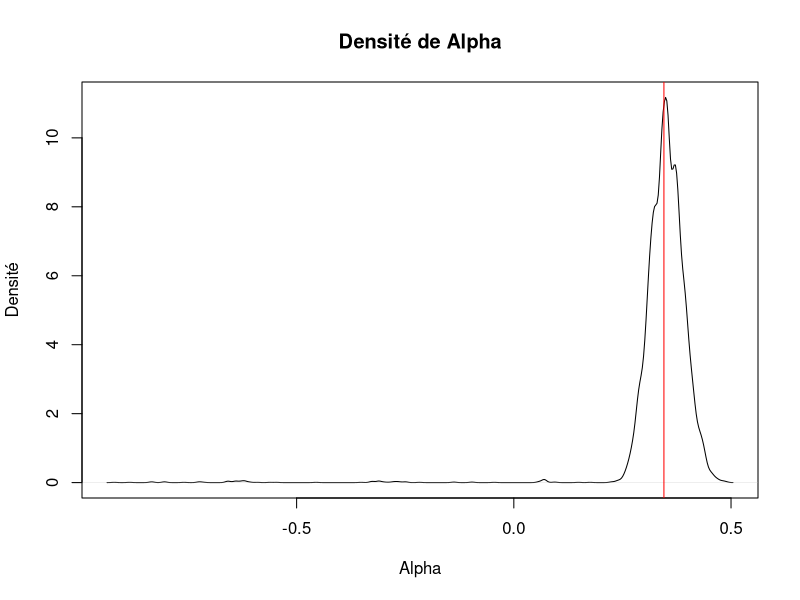
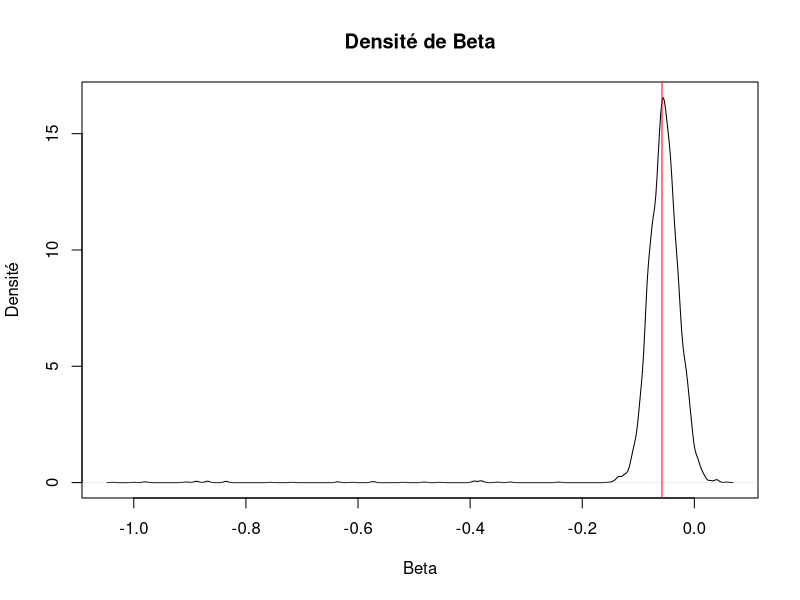
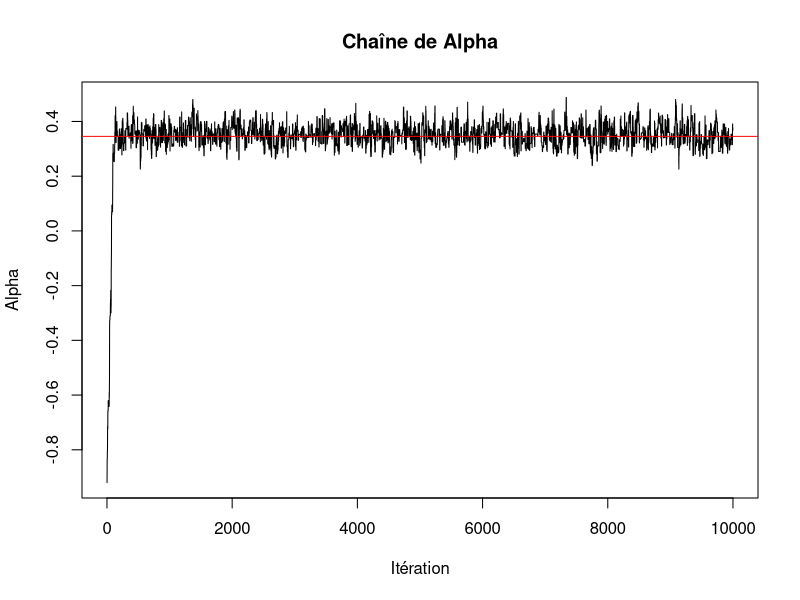
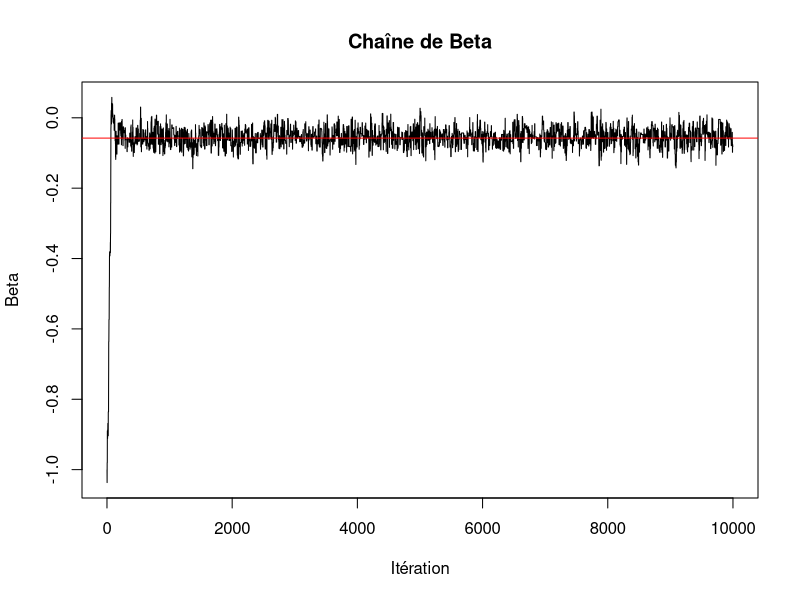
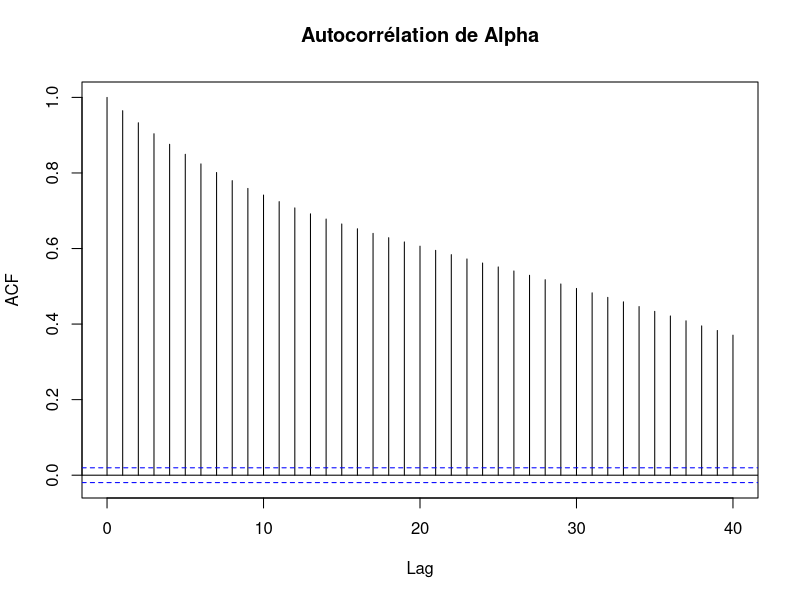
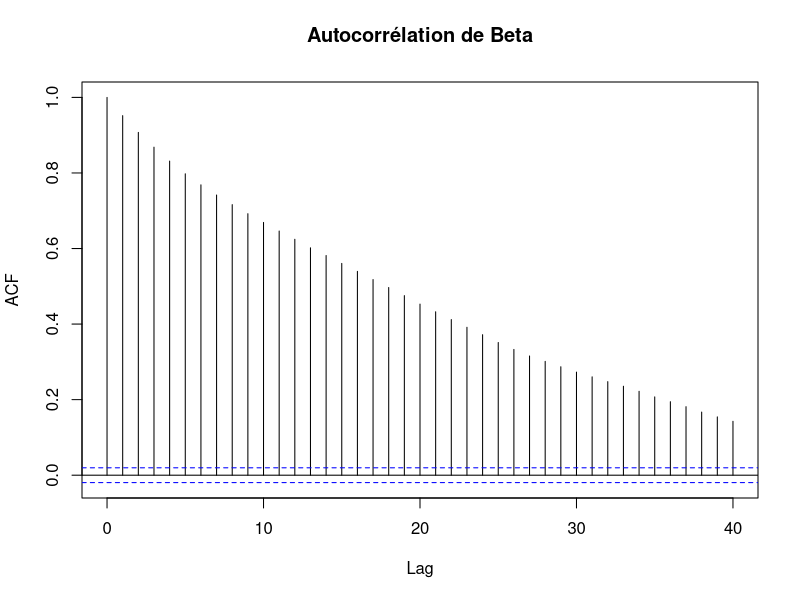

These charts were generated, in order, by the following R code: (Note: a time limit stopped this script after it produced the figures.)
# Chargement des données
Ndogs <- 30
Ntrials <- 25
Y <-
  structure(c(0, 0, 0, 0, 0, 0, 0, 0, 0, 0, 0, 0, 0, 0, 0, 0, 0, 
              0, 0, 0, 0, 0, 0, 0, 0, 0, 0, 0, 0, 0, 0, 0, 0, 1, 0, 0, 0, 0, 
              0, 0, 0, 0, 0, 0, 0, 0, 1, 0, 1, 0, 0, 0, 0, 0, 0, 0, 0, 0, 0, 
              0, 1, 0, 0, 1, 0, 0, 0, 0, 0, 0, 0, 0, 0, 0, 0, 0, 0, 0, 0, 0, 
              0, 1, 0, 0, 0, 1, 0, 0, 0, 0, 0, 0, 0, 0, 0, 0, 0, 0, 0, 0, 0, 
              0, 1, 0, 1, 0, 1, 0, 0, 0, 1, 0, 0, 0, 0, 0, 0, 1, 0, 0, 1, 0, 
              0, 0, 0, 0, 0, 0, 0, 1, 0, 0, 1, 1, 0, 0, 0, 1, 0, 1, 1, 1, 0, 
              0, 0, 1, 1, 0, 1, 1, 0, 0, 1, 1, 0, 0, 1, 0, 1, 0, 0, 1, 0, 0, 
              1, 0, 0, 0, 0, 1, 1, 0, 0, 0, 0, 1, 0, 1, 1, 1, 1, 0, 1, 1, 0, 
              1, 0, 0, 0, 0, 0, 1, 1, 1, 1, 0, 0, 1, 1, 0, 1, 1, 0, 0, 1, 1, 
              1, 0, 0, 1, 1, 1, 0, 1, 0, 1, 0, 1, 1, 1, 0, 1, 0, 1, 0, 1, 1, 
              0, 0, 1, 1, 1, 1, 0, 1, 0, 1, 1, 0, 1, 1, 0, 1, 1, 1, 1, 0, 1, 
              0, 1, 0, 1, 0, 0, 1, 1, 0, 1, 0, 0, 0, 1, 1, 1, 0, 1, 1, 1, 1, 
              1, 1, 0, 1, 0, 1, 1, 0, 0, 1, 0, 0, 1, 1, 1, 1, 1, 1, 1, 0, 1, 
              1, 1, 1, 1, 1, 1, 1, 1, 1, 1, 1, 0, 0, 1, 1, 0, 0, 0, 1, 1, 1, 
              0, 1, 1, 1, 1, 1, 1, 1, 1, 1, 1, 1, 1, 1, 0, 1, 0, 1, 0, 1, 0, 
              0, 0, 1, 0, 0, 1, 0, 0, 1, 0, 1, 1, 1, 1, 1, 1, 1, 0, 1, 1, 1, 
              0, 1, 1, 1, 1, 0, 1, 1, 0, 1, 1, 1, 1, 1, 1, 1, 1, 1, 1, 1, 1, 
              1, 1, 1, 1, 1, 1, 1, 1, 1, 1, 0, 1, 1, 1, 1, 0, 1, 0, 1, 0, 1, 
              0, 1, 1, 0, 1, 1, 1, 1, 1, 1, 1, 0, 0, 1, 0, 1, 1, 1, 0, 1, 1, 
              1, 1, 0, 1, 1, 0, 0, 1, 1, 1, 1, 1, 0, 1, 1, 1, 1, 1, 1, 1, 1, 
              1, 1, 1, 1, 1, 1, 0, 0, 1, 1, 1, 1, 1, 1, 1, 1, 1, 1, 1, 1, 1, 
              0, 1, 1, 1, 1, 1, 1, 1, 1, 1, 1, 1, 1, 1, 1, 0, 1, 1, 1, 1, 0, 
              1, 1, 1, 0, 1, 1, 1, 1, 1, 1, 1, 1, 1, 1, 1, 1, 1, 1, 1, 1, 1, 
              1, 0, 1, 1, 1, 1, 1, 1, 1, 1, 1, 1, 1, 1, 1, 1, 1, 1, 1, 1, 1, 
              1, 1, 1, 1, 1, 1, 1, 1, 1, 1, 0, 1, 1, 1, 1, 1, 1, 0, 1, 1, 1, 
              1, 1, 1, 1, 1, 1, 1, 1, 1, 1, 1, 1, 1, 1, 1, 1, 1, 1, 1, 1, 1, 
              0, 1, 1, 1, 1, 1, 1, 1, 1, 1, 1, 1, 1, 1, 1, 1, 1, 1, 1, 1, 1, 
              1, 1, 1, 1, 1, 1, 1, 1, 1, 1, 1, 1, 1, 1, 1, 1, 1, 1, 1, 1, 1, 
              1, 1, 1, 1, 1, 1, 1, 1, 1, 1, 1, 1, 1, 1, 1, 1, 1, 1, 1, 1, 1, 
              1, 1, 1, 1, 1, 1, 1, 1, 1, 1, 1, 1, 0, 1, 1, 1, 1, 1, 1, 1, 1, 
              1, 1, 1, 1, 1, 1, 1, 1, 1, 1, 1, 1, 1, 1, 1, 1, 1, 1, 1, 1, 1, 
              1, 1, 1, 1, 1, 1, 1, 1, 1, 1, 1, 1, 1, 1, 1, 1, 1, 1, 1, 1, 1, 
              1, 1, 1, 1, 1, 1, 1, 1, 1, 1, 1, 1, 1, 1, 1, 1, 1, 1, 1, 1, 1, 
              1, 1, 1, 1, 1, 1, 1, 1, 1, 1, 1, 1, 1, 1, 1, 1, 1, 1, 0, 1, 1, 
              1, 1, 1, 1, 1, 1, 1, 1, 1, 1, 1, 1, 1, 1, 1, 1, 1, 1, 1), .Dim = c(30, 
                                                                                 25))
#'Y' est la matrice des données binaires 30x25, avec 1 pour le succès et 0 pour l'échec

LogVraisemblance <- function(alpha, beta, Y) {
  Vraisemblance <- 0
  for (i in 1:Ndogs) {
    for (j in 2:Ntrials) {
      xs <- sum(Y[i, 1:(j - 1)])
      logit_p <- alpha * xs + beta * (j - 1 - xs)
      p <- plogis(logit_p) # Transformation logistique pour garder p entre 0 et 1
      Vraisemblance <- Vraisemblance + Y[i, j] * log(p) + (1 - Y[i, j]) * log(1 - p)
    }
  }
  return(Vraisemblance)
}

# Initialisation des paramètres
alpha <- -1
beta <- -1
n_iterations <- 10000
chain_alpha <- numeric(n_iterations)
chain_beta <- numeric(n_iterations)

for (i in 1:n_iterations) {
  # Proposition de nouveaux paramètres
  proposition_alpha <- rnorm(1, mean = alpha, sd = 0.05)
  proposition_beta <- rnorm(1, mean = beta, sd = 0.05)
  
  # Calcul de la probabilité d'acceptation
  log_acceptance_ratio <- LogVraisemblance(proposition_alpha, proposition_beta, Y) - LogVraisemblance(alpha, beta, Y)
  
  # Vérif si log_acceptance_ratio est NaN ou NA
  if (is.nan(log_acceptance_ratio) || is.na(log_acceptance_ratio)) {
    log_acceptance_ratio <- -Inf # pour verif rejet proposition
  }
  
  # Accepter ou rejeter la proposition
  if (log(runif(1)) < log_acceptance_ratio) {
    alpha <- proposition_alpha
    beta <- proposition_beta
  }
  
  # Stockage valeurs des paramètres
  chain_alpha[i] <- alpha
  chain_beta[i] <- beta
}

#densité( valeurs les plus plausibles).

# Densité pour alpha
plot(density(chain_alpha), main="Densité de Alpha", xlab="Alpha", ylab="Densité")
abline(v=mean(chain_alpha), col="red") # Moyenne de alpha

# Densité pour beta
plot(density(chain_beta), main="Densité de Beta", xlab="Beta", ylab="Densité")
abline(v=mean(chain_beta), col="red") # Moyenne de beta

#Chaîne(valeurs des paramètres à chaque itération).
#Chaîne pour alpha
plot(chain_alpha, type="l", main="Chaîne de Alpha", xlab="Itération", ylab="Alpha")
abline(h=mean(chain_alpha), col="red") # Moyenne de alpha

#Chaîne pour beta
plot(chain_beta, type="l", main="Chaîne de Beta", xlab="Itération", ylab="Beta")
abline(h=mean(chain_beta), col="red") # Moyenne de beta


#Autocorrélations
# Pour alpha
acf(chain_alpha, main="Autocorrélation de Alpha")

# Pour beta
acf(chain_beta, main="Autocorrélation de Beta")

# Fonction de log-vraisemblance
Log_Vrai <- function(alpha, beta, Y) {
  LV <- 0
  for (i in 1:Ndogs) {
    for (j in 2:Ntrials) {
      xs <- sum(Y[i, 1:(j - 1)])
      logit_p <- alpha * xs + beta * (j - 1 - xs)
      p <- plogis(logit_p)
      LV <- LV + Y[i, j] * log(p) + (1 - Y[i, j]) * log(1 - p)
    }
  }
  return(LV)
}

# Initialisation des paramètres et stockage des chaînes
alpha <- -1  # Valeur initiale pour alpha
beta <- -1   # Valeur initiale pour beta
n_iterations <- 10000
chain_alpha <- numeric(n_iterations)
chain_beta <- numeric(n_iterations)

# Algorithme de Metropolis-Hastings
set.seed(123)  # Pour la reproductibilité
for (i in 1:n_iterations) {
  # Proposition de nouveaux paramètres à partir d'une distribution normale
  alpha_propose <- rnorm(1, mean = alpha, sd = 0.1)
  beta_propose <- rnorm(1, mean = beta, sd = 0.1)
  
  # Calcul du ratio d'acceptation
  LV_actuel <- Log_Vrai(alpha, beta, Y)
  LV_propose <- Log_Vrai(alpha_propose, beta_propose, Y)
  acceptance_ratio <- exp(LV_propose - LV_actuel)
  
  # Accepter ou rejeter les nouveaux paramètres
  if (runif(1) < acceptance_ratio) {
    alpha <- alpha_propose
    beta <- beta_propose
  }
  
  # Stocker les paramètres de l'itération
  chain_alpha[i] <- alpha
  chain_beta[i] <- beta
}

# Analyse des résultats après l'algorithme
# Moyennes des paramètres
alpha_mean <- mean(chain_alpha)
beta_mean <- mean(chain_beta)
print(paste("Moyenne estimée pour alpha:", alpha_mean))
print(paste("Moyenne estimée pour beta:", beta_mean))
